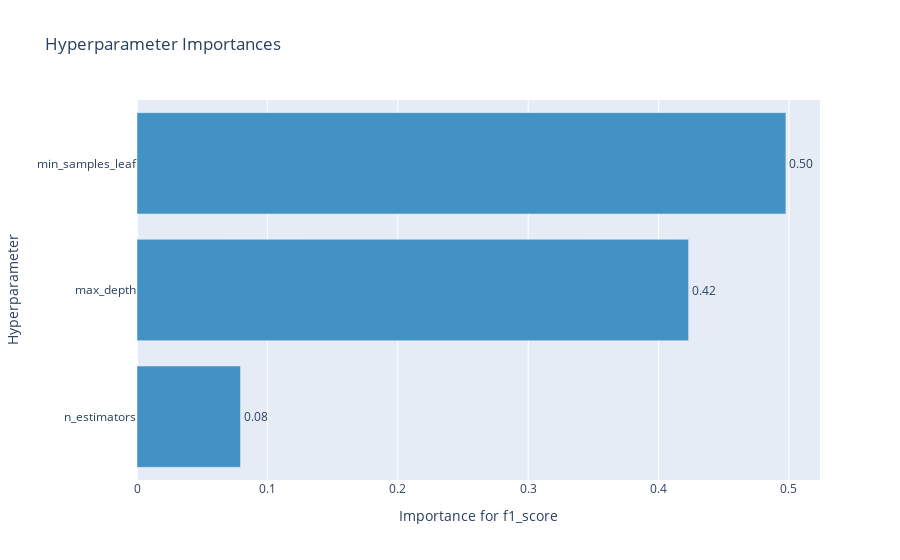

Write notebook code for a chart like this one.
### Markdown cell above
График важности гиперпараметров - помогает понять, какие гиперпараметры вносят больший вклад в минимизацию/максимизацию метрики.

### Code cell
optuna.visualization.plot_param_importances(study, target_name="f1_score")

### Figure 1 — Plotly figure (JSON) as saved in the notebook; plotly's stock layout.template omitted (floating-point values rounded to 4 significant figures)
{"data": [{"cliponaxis": false, "hovertemplate": ["n_estimators (IntDistribution): 0.07937209790245656<extra></extra>", "max_depth (IntDistribution): 0.4230150260365389<extra></extra>", "min_samples_leaf (IntDistribution): 0.49761287606100457<extra></extra>"], "marker": {"color": "rgb(66,146,198)"}, "orientation": "h", "text": ["0.08", "0.42", "0.50"], "textposition": "outside", "type": "bar", "x": [0.07937, 0.423, 0.4976], "y": ["n_estimators", "max_depth", "min_samples_leaf"]}], "layout": {"showlegend": false, "title": {"text": "Hyperparameter Importances"}, "xaxis": {"title": {"text": "Importance for f1_score"}}, "yaxis": {"title": {"text": "Hyperparameter"}}}}
